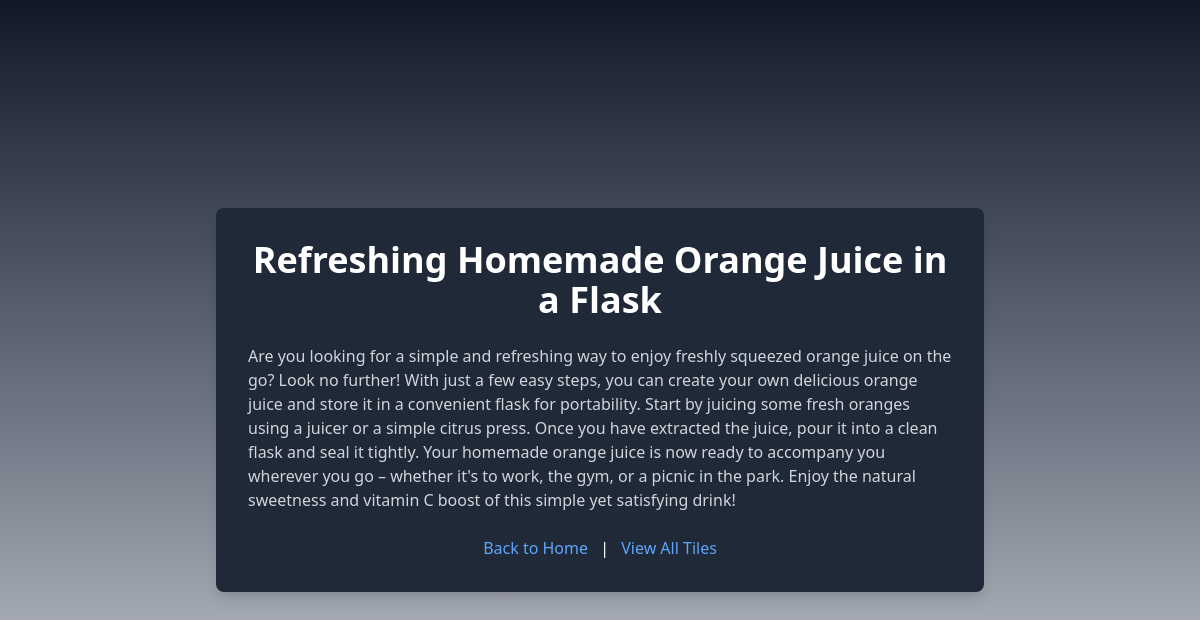
The app's page /entry/65 with its own data.
### tables this page shows
CREATE TABLE generated_content (
            id INTEGER PRIMARY KEY AUTOINCREMENT,
            entry_id INTEGER NOT NULL,
            title TEXT NOT NULL,
            body TEXT NOT NULL,
            FOREIGN KEY (entry_id) REFERENCES entries(id)
        );

### app.py (the view)
@app.route('/entry/<int:id>')
def display_entry(id):
    conn = sqlite3.connect('database.db')
    cursor = conn.cursor()
    cursor.execute('SELECT text, keywords FROM entries WHERE id = ?', (id,))
    entry = cursor.fetchone()
    cursor.execute('SELECT title, body FROM generated_content WHERE entry_id = ?', (id,))
    generated = cursor.fetchone()
    conn.close()
    if entry and generated:
        text, keywords = entry
        title, body = generated
        return render_template('entry.html', title=title, body=body)
    else:
        return "Entry or Generated Content not found", 404

### templates/entry.html (shortened to what this page needs)
<!DOCTYPE html>
<html lang="en">
<head>
    <link href="https://cdn.jsdelivr.net/npm/tailwindcss@2.2.19/dist/tailwind.min.css" rel="stylesheet">
</head>
<body class="bg-gradient-to-b from-gray-900 via-gray-500 to-gray-300 text-white flex items-center justify-center min-h-screen p-4">
    <div class="bg-gray-800 p-8 rounded-lg shadow-lg w-full max-w-3xl">
        <h1 class="text-4xl font-bold mb-6 text-center">{{ title }}</h1>
        <div class="text-gray-300 mb-6">
            <p>{{ body }}</p>
        </div>
        <div class="text-center">
            <a href="/" class="text-blue-400 hover:underline">Back to Home</a>
            <span class="mx-2">|</span>
            <a href="/entries" class="text-blue-400 hover:underline">View All Tiles</a>
        </div>
    </div>
</body>
</html>

### records on screen
generated_content: title "Refreshing Homemade Orange Juice in a Flask", body "Are you looking for a simple and refreshing way to enjoy freshly squeezed orange juice on the go? Look no further! With just a few easy steps, you can create your own delicious orange juice and store it in a convenient flask for portability. Start by juicing some fresh oranges using a juicer or a simple citrus press. Once you have extracted the juice, pour it into a clean flask and seal it tightly. Your homemade orange juice is now ready to accompany you wherever you go – whether it's to work, the gym, or a picnic in the park. Enjoy the natural sweetness and vitamin C boost of this simple yet satisfying drink!"
